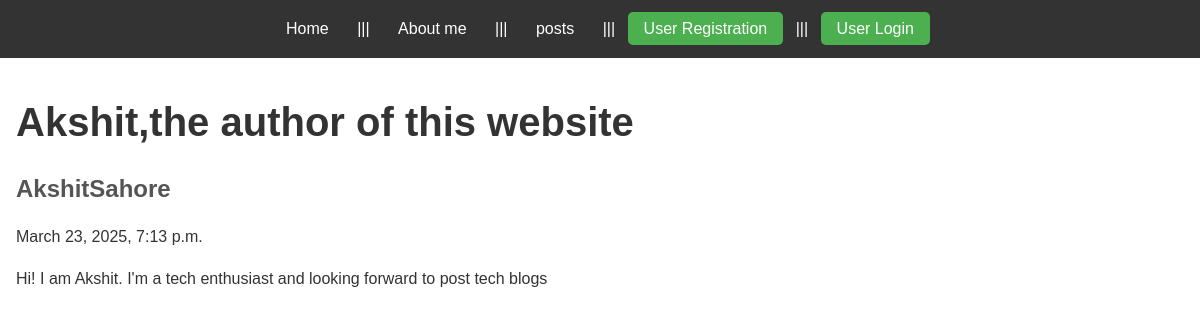
The app's page /posts/Author-info with its own data.
### posts/models.py (models this page shows, shortened)
class Post(models.Model):
    title = models.CharField(max_length=75)
    body = models.TextField()
    slug = models.SlugField()
    date = models.DateTimeField(auto_now_add=True)
    author= models.ForeignKey(User,on_delete=models.CASCADE, default=True )

### posts/views.py (the view)
# urls.py: path('<slug:slug>',views.post_page, name="page"),
def post_page(request,slug):
    post=Post.objects.get(slug=slug)
    return render(request,'posts/post_page.html',{'post':post})

### posts/templates/posts/post_page.html (shortened to what this page needs)
{% extends 'layout.html' %}
{% block content%}
    <section>
        <h1>{{post.title}}</h1>
        <h3>{{post.author}}</h3>
        <p>{{post.date}}</p>
        <p>{{post.body}}</p>
    </section>
{%endblock%}

### static/css/food_style.css (style rules this page uses)
* { margin: 0; padding: 0; box-sizing: border-box; }
body { font-family: Arial, sans-serif; line-height: 1.6; color: #333; background-color: #ffffff; background: url('https://img.freepik.com/free-photo/top-view-paper-dove-with-notebook-leaves_23-2148630358.jpg?semt=ais_hybrid') no-repeat center center fixed; background-size: cover; min-height: 100vh; margin: 0; font-family: Arial, sans-serif; }
h1, h2, h3 { margin-bottom: 1rem; }
h1 { font-size: 2.5rem; color: #333; }
h3 { font-size: 1.5rem; color: #555; }
p { margin-bottom: 1rem; }

### records on screen
Post: title "Akshit,the author of this website", author "AkshitSahore", date "March 23, 2025, 7:13 p.m.", body "Hi! I am Akshit. I'm a tech enthusiast and looking forward to post tech blogs"
